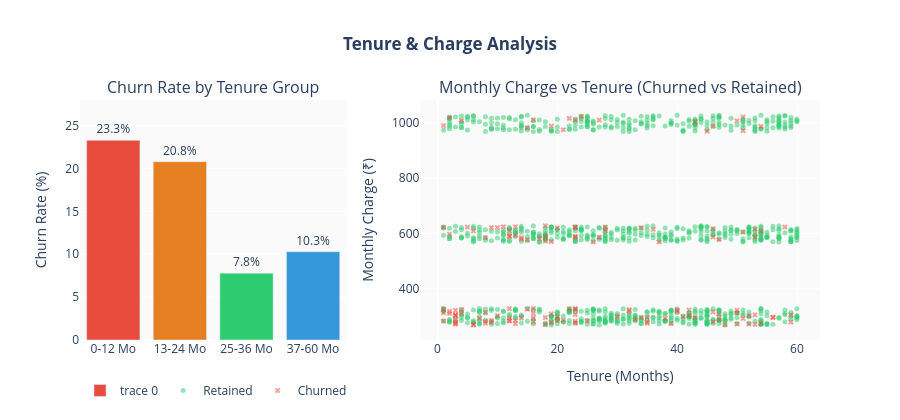

Write notebook code for a chart like this one.
### Markdown cell above
## Tenure & Monthly Charge vs Churn

### Code cell
tenure_churn = df.groupby('Tenure_Group', observed=True)['Churned'].agg(['sum','count','mean']).reset_index()
tenure_churn.columns = ['Group','Churned','Total','Rate']
tenure_churn['Rate_Pct'] = (tenure_churn['Rate']*100).round(1)

fig = make_subplots(rows=1, cols=2,
    subplot_titles=('Churn Rate by Tenure Group', 'Monthly Charge vs Tenure (Churned vs Retained)'),
    column_widths=[0.4, 0.6])

fig.add_trace(go.Bar(
    x=tenure_churn['Group'], y=tenure_churn['Rate_Pct'],
    marker_color=['#e74c3c','#e67e22','#2ecc71','#3498db'],
    text=tenure_churn['Rate_Pct'].astype(str)+'%',
    textposition='outside'
), row=1, col=1)

for label, color, sym in [('Retained','#2ecc71','circle'),('Churned','#e74c3c','x')]:
    sub = df[df['Churn_Label']==label]
    fig.add_trace(go.Scatter(
        x=sub['Tenure_Months'], y=sub['Monthly_Charge'],
        mode='markers', name=label,
        marker=dict(color=color, size=5, opacity=0.5, symbol=sym)
    ), row=1, col=2)

fig.update_layout(height=420,
    title_text='<b>Tenure & Charge Analysis</b>', title_x=0.5,
    paper_bgcolor='white', plot_bgcolor='#fafafa',
    legend=dict(orientation='h', y=-0.15))
fig.update_yaxes(title_text='Churn Rate (%)', range=[0,28], row=1, col=1)
fig.update_xaxes(title_text='Tenure (Months)', row=1, col=2)
fig.update_yaxes(title_text='Monthly Charge (₹)', row=1, col=2)
fig.show()

### Figure 1 — Plotly figure (JSON) as saved in the notebook; plotly's stock layout.template omitted (floating-point values rounded to 4 significant figures; data arrays with more than 128 entries replaced by an {"elided": "..."} marker saying what was removed)
{"data": [{"marker": {"color": ["#e74c3c", "#e67e22", "#2ecc71", "#3498db"]}, "text": ["23.3%", "20.8%", "7.8%", "10.3%"], "textposition": "outside", "type": "bar", "x": ["0-12 Mo", "13-24 Mo", "25-36 Mo", "37-60 Mo"], "xaxis": "x", "y": [23.3, 20.8, 7.8, 10.3], "yaxis": "y"}, {"marker": {"color": "#2ecc71", "opacity": 0.5, "size": 5, "symbol": "circle"}, "mode": "markers", "name": "Retained", "type": "scatter", "x": {"elided": "857 int values"}, "xaxis": "x2", "y": {"elided": "857 int values"}, "yaxis": "y2"}, {"marker": {"color": "#e74c3c", "opacity": 0.5, "size": 5, "symbol": "x"}, "mode": "markers", "name": "Churned", "type": "scatter", "x": {"elided": "143 int values"}, "xaxis": "x2", "y": {"elided": "143 int values"}, "yaxis": "y2"}], "layout": {"annotations": [{"font": {"size": 16}, "showarrow": false, "text": "Churn Rate by Tenure Group", "x": 0.18, "xanchor": "center", "xref": "paper", "y": 1, "yanchor": "bottom", "yref": "paper"}, {"font": {"size": 16}, "showarrow": false, "text": "Monthly Charge vs Tenure (Churned vs Retained)", "x": 0.73, "xanchor": "center", "xref": "paper", "y": 1, "yanchor": "bottom", "yref": "paper"}], "height": 420, "legend": {"orientation": "h", "y": -0.15}, "paper_bgcolor": "white", "plot_bgcolor": "#fafafa", "title": {"text": "<b>Tenure & Charge Analysis</b>", "x": 0.5}, "xaxis": {"anchor": "y", "domain": [0, 0.36]}, "xaxis2": {"anchor": "y2", "domain": [0.46, 1], "title": {"text": "Tenure (Months)"}}, "yaxis": {"anchor": "x", "domain": [0, 1], "range": [0, 28], "title": {"text": "Churn Rate (%)"}}, "yaxis2": {"anchor": "x2", "domain": [0, 1], "title": {"text": "Monthly Charge (₹)"}}}}
